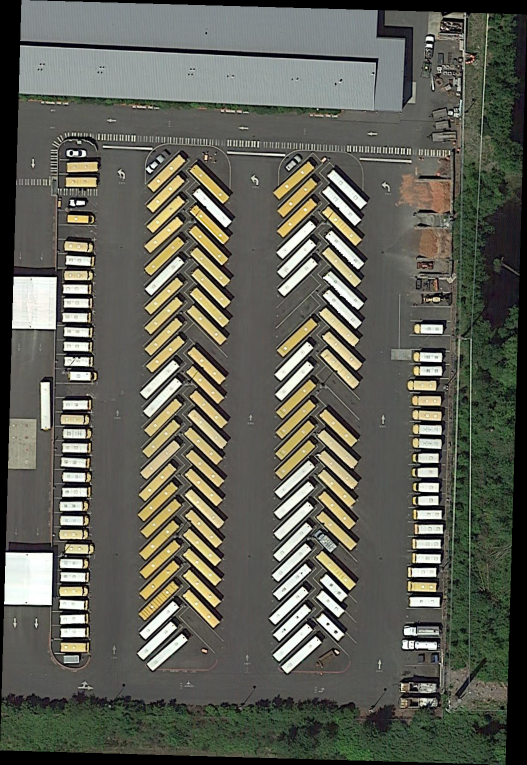
#> input picture iSAID_dataset/test/images/P0006.png, 1054 x 1529 px, found by its file name (shown at 1/2 size); its folder holds only this picture in this run
$ python split.py
#> lines starting #> are read from the running program, lines starting #| are printed output that depends on the picture
#This program splits large images from the iSAID dataset into smaller patches with specified overlap.
#It processes images from specified dataset splits (train, val, test) and saves the patches
#into a target directory, maintaining the original image structure.

import cv2
import os
import numpy as np
from natsort import natsorted
from glob import glob
from shutil import copyfile
import argparse

def main(args):
    #Extract command line arguments for processing.
    src_root = args.src
    tar_root = args.tar
    splits = args.set.split(',')
    subfolder = args.image_sub_folder
    patch_h, patch_w = args.patch_height, args.patch_width
    overlap = args.overlap_area
    exts = ['.png', '.jpg', '.jpeg']

    #Process each dataset split (train/val/test).
    for split in splits:
        if split not in ('train', 'val', 'test'):
            print(f"Skipping invalid split: {split}")
            continue

        print(f"\n>> Processing split: {split}")

        #Set up source and destination directories
        src_dir = os.path.join(src_root, split, subfolder)
        dst_dir = os.path.join(tar_root, split, subfolder)

        os.makedirs(dst_dir, exist_ok=True)

        #Define file suffixes for different image types.
        suffixes = ['']
        if split in ('train', 'val'):
            suffixes.extend(['_instance_color_RGB', '_instance_id_RGB'])

        #Find all base image names in the source directory.
        base_ids = []
        if not os.path.exists(src_dir):
            print(f"  [ERROR] Source directory not found: {src_dir}")
            continue
        else:
            for ext in exts:
                for fpath in glob(os.path.join(src_dir, f'*{ext}')):
                    name = os.path.splitext(os.path.basename(fpath))[0]
                    if '_' not in name:
                        base_ids.append(name)
        base_ids = natsorted(list(set(base_ids)))

        print(f"Found {len(base_ids)} raw images in {src_dir}")

        #Process each base image with all its variants.
        for base in base_ids:
            for suf in suffixes:
                #Find the image file with current suffix.
                fpath = None
                for ext in exts:
                    candidate = os.path.join(src_dir, f"{base}{suf}{ext}")
                    if os.path.exists(candidate):
                        fpath = candidate
                        break

                if fpath is None:
                    if not (split == 'test' and suf != ''):
                         print(f"  [WARN] missing file: {base}{suf} (searched exts: {exts})")
                    continue

                #Read the image.
                img = cv2.imread(fpath)
#> img is the input picture: shape (1529, 1054, 3); mean B, G, R 86.5, 96.8, 95.9
                if img is None:
                    print(f"  [ERROR] could not read: {os.path.basename(fpath)}")
                    continue
                h, w = img.shape[:2]
#> h = 1529; w = 1054

                #Split large images into patches with overlap.
                if h > patch_h and w > patch_w:
                    for y0 in range(0, h, patch_h - overlap):
                        for x0 in range(0, w, patch_w - overlap):
                            y1 = min(y0 + patch_h, h)
                            x1 = min(x0 + patch_w, w)

                            #Ensure patch has exact dimensions by adjusting start coordinates.
                            final_y0 = y1 - patch_h
                            final_x0 = x1 - patch_w

                            #Extract and save the patch.
                            patch = img[final_y0:y1, final_x0:x1]

                            out_ext = os.path.splitext(fpath)[1]
                            out_name = f"{base}_{final_y0}_{y1}_{final_x0}_{x1}{suf}{out_ext}"
                            out_path = os.path.join(dst_dir, out_name)
                            cv2.imwrite(out_path, patch)
#> this loop made 3 passes
#> pass 1, in main, `cv2.imwrite(out_path, patch)`:
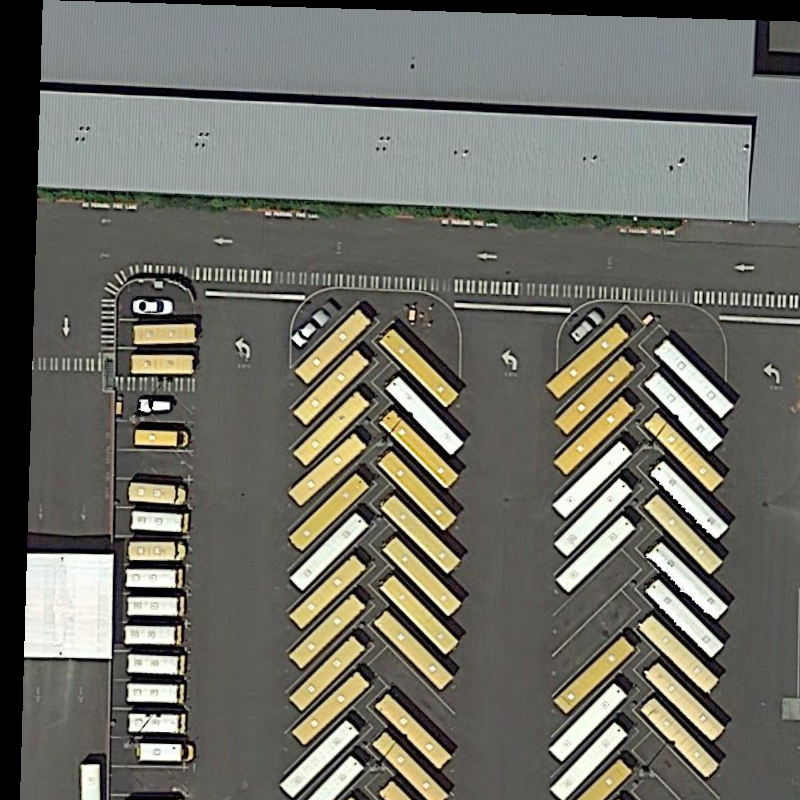
#> saved as P0006_0_800_0_800.png: shape (800, 800, 3); mean B, G, R 101.7, 110, 110.1
#> pass 1, in main, `cv2.imwrite(out_path, patch)`:
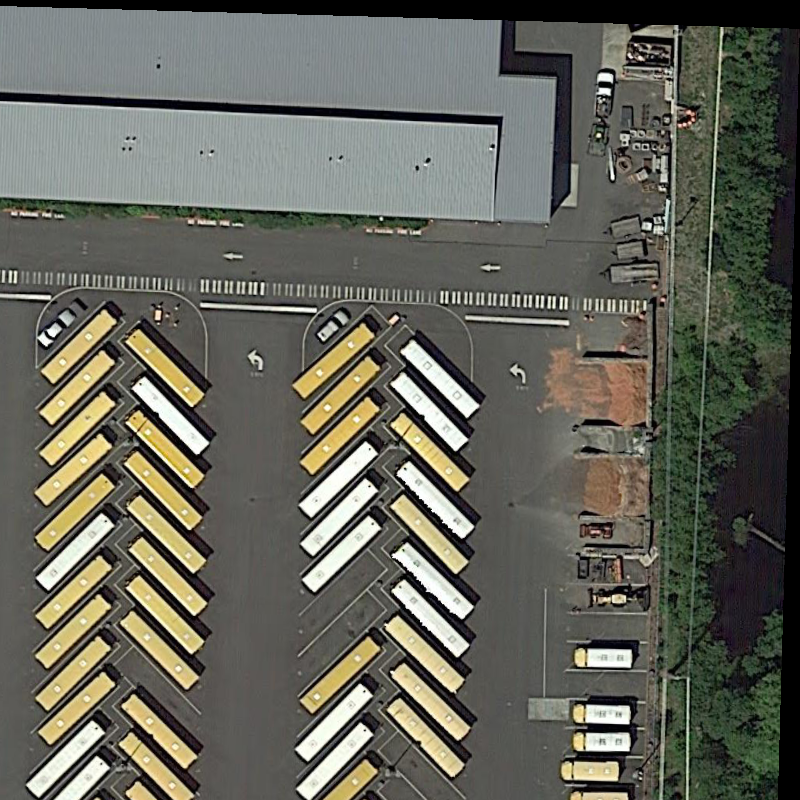
#> saved as P0006_0_800_254_1054.png: shape (800, 800, 3); mean B, G, R 91.1, 101.2, 100.8
#> pass 2, in main, `cv2.imwrite(out_path, patch)`:
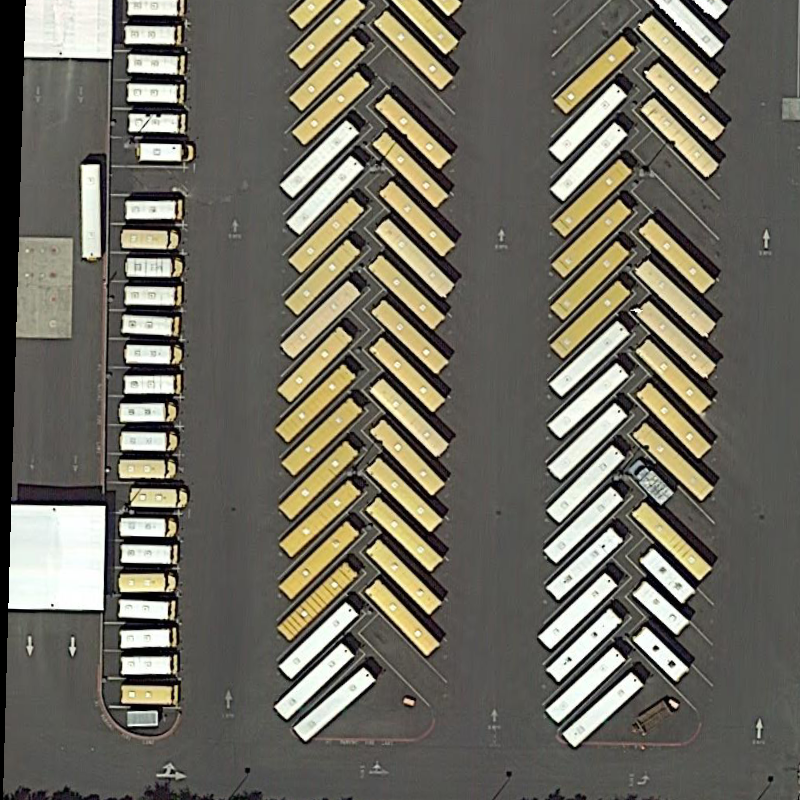
#> saved as P0006_600_1400_0_800.png: shape (800, 800, 3); mean B, G, R 95.6, 106.8, 109.9
#> pass 2, in main, `cv2.imwrite(out_path, patch)`:
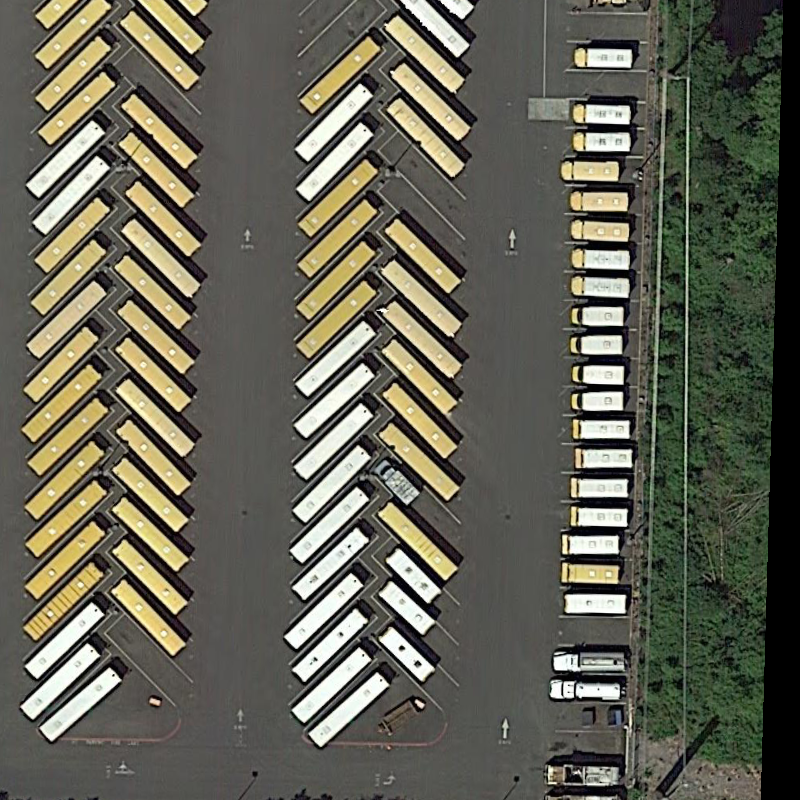
#> saved as P0006_600_1400_254_1054.png: shape (800, 800, 3); mean B, G, R 84.6, 97.9, 98.6
                else:
                    #Copy small images as they are without splitting.
                    out_name = os.path.basename(fpath)
                    copyfile(fpath, os.path.join(dst_dir, out_name))

if __name__ == '__main__':
    #Parse command line arguments for image splitting parameters.
    parser = argparse.ArgumentParser(description='Splitting the iSAID Images')
    parser.add_argument('--src', default='./iSAID_dataset', type=str)
    parser.add_argument('--tar', default='./iSAID_patches', type=str)
    parser.add_argument('--image_sub_folder', default='images', type=str)
    parser.add_argument('--set', default="train,val,test", type=str)
    parser.add_argument('--patch_width', default=800, type=int)
    parser.add_argument('--patch_height', default=800, type=int)
    parser.add_argument('--overlap_area', default=200, type=int)
    args = parser.parse_args()
    main(args)
